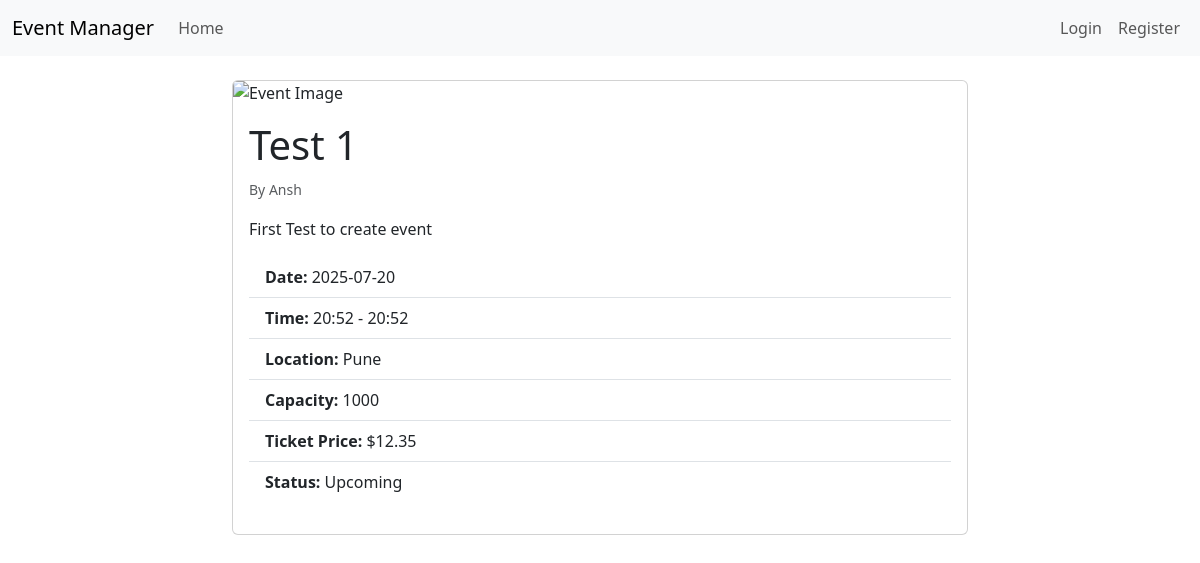
Page /event/1/ on the earlier database version.
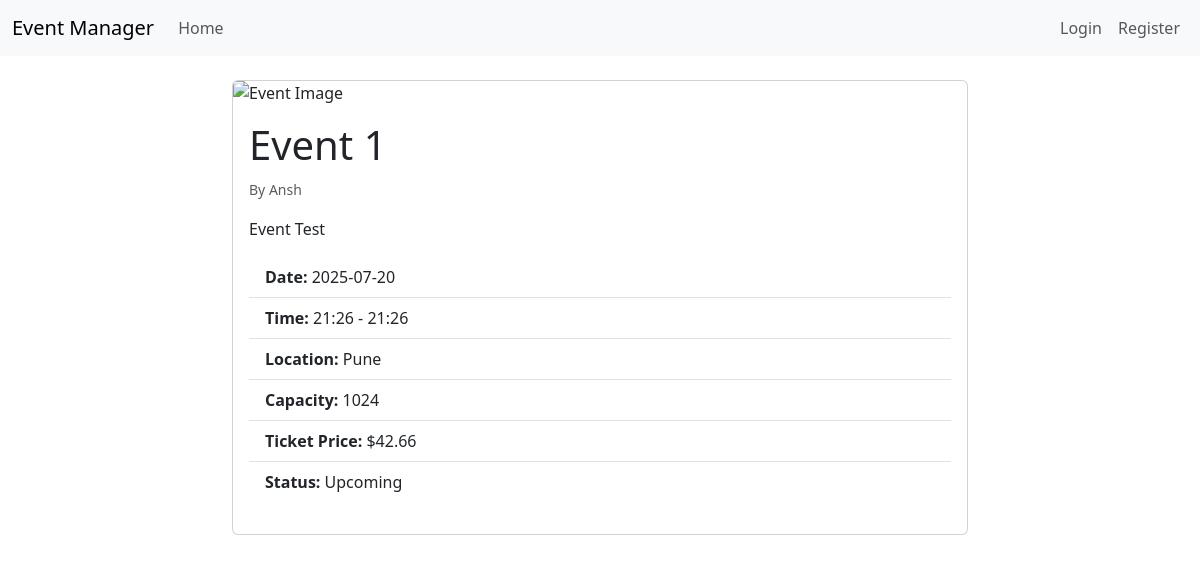
Same page on the later database version.
### app/models.py (models this page shows, shortened)
class Event(db.Model):
    id = db.Column(db.Integer, primary_key=True)
    title = db.Column(db.String(100), nullable=False)
    description = db.Column(db.Text, nullable=False)
    start_time = db.Column(db.DateTime, nullable=False, default = datetime.utcnow())
    end_time = db.Column(db.DateTime, nullable=False, default = datetime.utcnow())
    location = db.Column(db.String(100), nullable=False)
    capacity = db.Column(db.Integer, nullable=False)
    ticket_price = db.Column(db.Float, nullable=False)
    organizer_id = db.Column(db.Integer, db.ForeignKey('user.id'), nullable=False)
    status = db.Column(db.String(10), nullable=False, default='upcoming') # 'upcoming', 'active', 'completed', 'canceled'
    tickets = db.relationship('Ticket', backref='event', lazy=True)

### app/event/routes.py (the view)
@event_bp.route('/event/<int:event_id>/', methods=['GET','POST'])
def event_details(event_id):
    event = Event.query.get_or_404(event_id)
    return render_template('event/event_deatils.html', title=event.title, event=event)

### app/templates/event/event_deatils.html (shortened to what this page needs)
{% extends "base.html" %}
{% block content %}
    <div class="row">
        <div class="col-md-8 offset-md-2">
            <div class="card mb-4">
                <img src="{{ url_for('static', filename='images/default_event.jpg') }}" class="card-img-top" alt="Event Image">
                <div class="card-body">
                    <h1 class="card-title">{{ event.title }}</h1>
                    <p class="card-text"><small class="text-muted">By {{ event.organizer.username }}</small></p>
                    <p class="card-text">{{ event.description }}</p>
                    <ul class="list-group list-group-flush mb-3">
                        <li class="list-group-item"><strong>Date:</strong> {{ event.start_time.strftime('%Y-%m-%d') }}</li>
                        <li class="list-group-item"><strong>Time:</strong> {{ event.start_time.strftime('%H:%M') }} - {{ event.end_time.strftime('%H:%M') }}</li>
                        <li class="list-group-item"><strong>Location:</strong> {{ event.location }}</li>
                        <li class="list-group-item"><strong>Capacity:</strong> {{ event.capacity }}</li>
                        <li class="list-group-item"><strong>Ticket Price:</strong> ${{ "%.2f"|format(event.ticket_price) }}</li>
                        <li class="list-group-item"><strong>Status:</strong> {{ event.status.capitalize() }}</li>
                    </ul>
                </div>
            </div>
        </div>
    </div>
{% endblock %}

Differences in the rows shown:
changed Event "Pune": title "Test 1" → "Event 1"; description "First Test to create event" → "Event Test"; start_time "20:52" → "21:26"; end_time "20:52" → "21:26"; capacity "1000" → "1024"; ticket_price "12.35" → "42.66"
